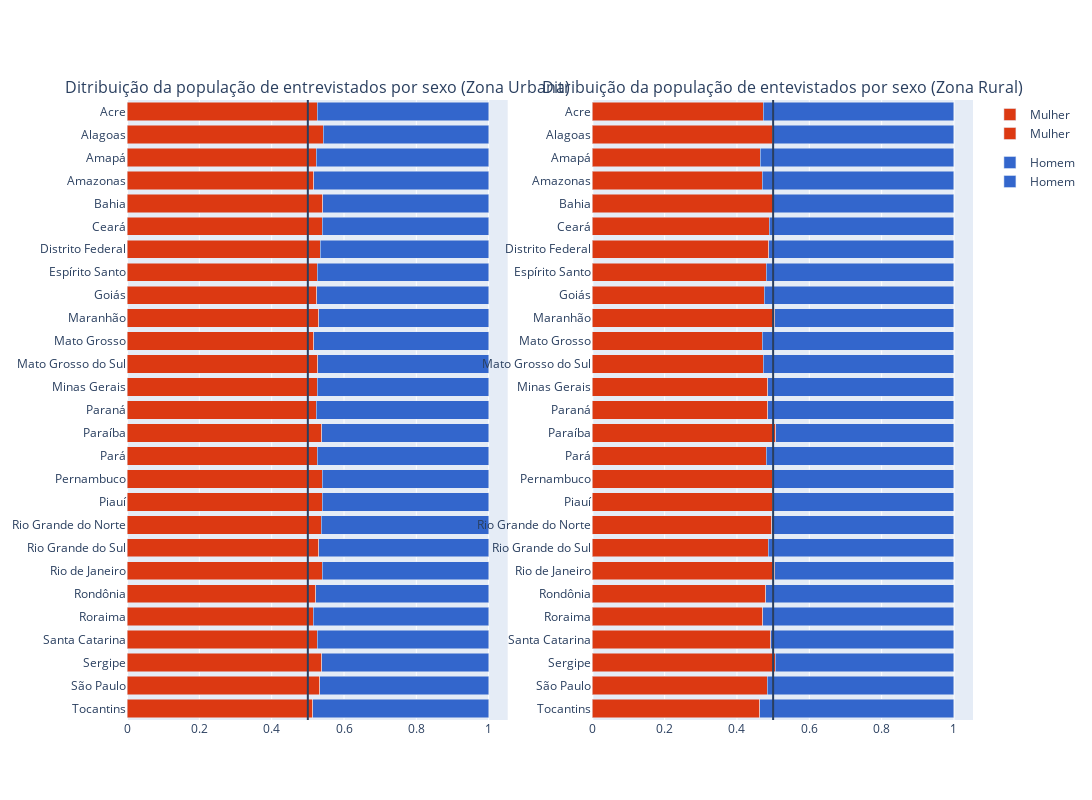

The code cell stored with this chart in its notebook:
### Code cell
fig_urbana = px.bar(df_results.loc[df_results['zona_moradia'] == 'Urbana'].sort_values(by='uf', ascending=False), x="proportion", y="uf", color="sexo", title="Ditribuição da população por sexo (Zona Urbana)",
            color_discrete_sequence=[px.colors.qualitative.G10[1], px.colors.qualitative.G10[0]],height=800, width=600, labels=dict(uf="Estado", sexo="Sexo", proportion="Proporção (%)"))

fig_urbana.update_layout(title_x=0.5, showlegend=False)
fig_urbana.add_vline(x=0.5)


fig_rural = px.bar(df_results.loc[df_results['zona_moradia'] == 'Rural'].sort_values(by='uf', ascending=False), x="proportion", y="uf", color="sexo", title="Ditribuição da população por sexo (Zona Rural)",
            color_discrete_sequence=[px.colors.qualitative.G10[1], px.colors.qualitative.G10[0]],height=800, width=600, labels=dict(uf="Estado", sexo="Sexo", proportion="Proporção (%)"))

fig_rural.update_layout(title_x=0.5, showlegend=False)
fig_rural.add_vline(x=0.5)

fig = make_subplots(rows=1, cols=2, shared_xaxes=True, subplot_titles=["Ditribuição da população de entrevistados por sexo (Zona Urbana)","Ditribuição da população de entevistados por sexo (Zona Rural)"])

# Add the first scatter plot to the first subplot
fig.add_trace(fig_urbana['data'][0], row=1, col=1)
fig.add_trace(fig_urbana['data'][1], row=1, col=1)


# Add the second scatter plot to the second subplot
fig.add_trace(fig_rural['data'][0], row=1, col=2)
fig.add_trace(fig_rural['data'][1], row=1, col=2)

fig.update_layout(barmode='stack', width=1600, height=800)
fig.add_vline(x=0.5)

plotly.offline.plot(fig, filename = './plots/br_distribuicao_populacao_sexo_zona_moradia.html', auto_play=False, auto_open=False)

fig.show()

### Figure 1 — Plotly figure (JSON) as saved in the notebook; plotly's stock layout.template omitted (floating-point values rounded to 4 significant figures)
{"data": [{"alignmentgroup": "True", "hovertemplate": "Sexo=Mulher<br>Proporção (%)=%{x}<br>Estado=%{y}<extra></extra>", "legendgroup": "Mulher", "marker": {"color": "#DC3912", "pattern": {"shape": ""}}, "name": "Mulher", "offsetgroup": "Mulher", "orientation": "h", "showlegend": true, "textposition": "auto", "type": "bar", "x": [0.5142, 0.5323, 0.5388, 0.5256, 0.5148, 0.5216, 0.5404, 0.53, 0.5374, 0.5402, 0.5394, 0.5266, 0.538, 0.5237, 0.5255, 0.5272, 0.5158, 0.5301, 0.5246, 0.5267, 0.5341, 0.5404, 0.5411, 0.5164, 0.5235, 0.5424, 0.5254], "xaxis": "x", "y": ["Tocantins", "São Paulo", "Sergipe", "Santa Catarina", "Roraima", "Rondônia", "Rio de Janeiro", "Rio Grande do Sul", "Rio Grande do Norte", "Piauí", "Pernambuco", "Pará", "Paraíba", "Paraná", "Minas Gerais", "Mato Grosso do Sul", "Mato Grosso", "Maranhão", "Goiás", "Espírito Santo", "Distrito Federal", "Ceará", "Bahia", "Amazonas", "Amapá", "Alagoas", "Acre"], "yaxis": "y"}, {"alignmentgroup": "True", "hovertemplate": "Sexo=Homem<br>Proporção (%)=%{x}<br>Estado=%{y}<extra></extra>", "legendgroup": "Homem", "marker": {"color": "#3366CC", "pattern": {"shape": ""}}, "name": "Homem", "offsetgroup": "Homem", "orientation": "h", "showlegend": true, "textposition": "auto", "type": "bar", "x": [0.4858, 0.4677, 0.4612, 0.4744, 0.4852, 0.4784, 0.4596, 0.47, 0.4626, 0.4598, 0.4606, 0.4734, 0.462, 0.4763, 0.4745, 0.4728, 0.4842, 0.4699, 0.4754, 0.4733, 0.4659, 0.4596, 0.4589, 0.4836, 0.4765, 0.4576, 0.4746], "xaxis": "x", "y": ["Tocantins", "São Paulo", "Sergipe", "Santa Catarina", "Roraima", "Rondônia", "Rio de Janeiro", "Rio Grande do Sul", "Rio Grande do Norte", "Piauí", "Pernambuco", "Pará", "Paraíba", "Paraná", "Minas Gerais", "Mato Grosso do Sul", "Mato Grosso", "Maranhão", "Goiás", "Espírito Santo", "Distrito Federal", "Ceará", "Bahia", "Amazonas", "Amapá", "Alagoas", "Acre"], "yaxis": "y"}, {"alignmentgroup": "True", "hovertemplate": "Sexo=Mulher<br>Proporção (%)=%{x}<br>Estado=%{y}<extra></extra>", "legendgroup": "Mulher", "marker": {"color": "#DC3912", "pattern": {"shape": ""}}, "name": "Mulher", "offsetgroup": "Mulher", "orientation": "h", "showlegend": true, "textposition": "auto", "type": "bar", "x": [0.463, 0.4836, 0.5055, 0.4932, 0.4717, 0.4795, 0.5043, 0.4863, 0.4964, 0.4986, 0.4974, 0.4805, 0.5074, 0.4855, 0.4849, 0.4722, 0.4694, 0.5045, 0.4761, 0.4803, 0.488, 0.4899, 0.5007, 0.47, 0.4649, 0.4987, 0.4727], "xaxis": "x2", "y": ["Tocantins", "São Paulo", "Sergipe", "Santa Catarina", "Roraima", "Rondônia", "Rio de Janeiro", "Rio Grande do Sul", "Rio Grande do Norte", "Piauí", "Pernambuco", "Pará", "Paraíba", "Paraná", "Minas Gerais", "Mato Grosso do Sul", "Mato Grosso", "Maranhão", "Goiás", "Espírito Santo", "Distrito Federal", "Ceará", "Bahia", "Amazonas", "Amapá", "Alagoas", "Acre"], "yaxis": "y2"}, {"alignmentgroup": "True", "hovertemplate": "Sexo=Homem<br>Proporção (%)=%{x}<br>Estado=%{y}<extra></extra>", "legendgroup": "Homem", "marker": {"color": "#3366CC", "pattern": {"shape": ""}}, "name": "Homem", "offsetgroup": "Homem", "orientation": "h", "showlegend": true, "textposition": "auto", "type": "bar", "x": [0.537, 0.5164, 0.4945, 0.5068, 0.5283, 0.5205, 0.4957, 0.5137, 0.5036, 0.5014, 0.5026, 0.5195, 0.4926, 0.5145, 0.5151, 0.5278, 0.5306, 0.4955, 0.5239, 0.5197, 0.512, 0.5101, 0.4993, 0.53, 0.5351, 0.5013, 0.5273], "xaxis": "x2", "y": ["Tocantins", "São Paulo", "Sergipe", "Santa Catarina", "Roraima", "Rondônia", "Rio de Janeiro", "Rio Grande do Sul", "Rio Grande do Norte", "Piauí", "Pernambuco", "Pará", "Paraíba", "Paraná", "Minas Gerais", "Mato Grosso do Sul", "Mato Grosso", "Maranhão", "Goiás", "Espírito Santo", "Distrito Federal", "Ceará", "Bahia", "Amazonas", "Amapá", "Alagoas", "Acre"], "yaxis": "y2"}], "layout": {"annotations": [{"font": {"size": 16}, "showarrow": false, "text": "Ditribuição da população de entrevistados por sexo (Zona Urbana)", "x": 0.225, "xanchor": "center", "xref": "paper", "y": 1, "yanchor": "bottom", "yref": "paper"}, {"font": {"size": 16}, "showarrow": false, "text": "Ditribuição da população de entevistados por sexo (Zona Rural)", "x": 0.775, "xanchor": "center", "xref": "paper", "y": 1, "yanchor": "bottom", "yref": "paper"}], "barmode": "stack", "height": 800, "shapes": [{"type": "line", "x0": 0.5, "x1": 0.5, "xref": "x", "y0": 0, "y1": 1, "yref": "y domain"}, {"type": "line", "x0": 0.5, "x1": 0.5, "xref": "x2", "y0": 0, "y1": 1, "yref": "y2 domain"}], "width": 1600, "xaxis": {"anchor": "y", "domain": [0, 0.45]}, "xaxis2": {"anchor": "y2", "domain": [0.55, 1]}, "yaxis": {"anchor": "x", "domain": [0, 1]}, "yaxis2": {"anchor": "x2", "domain": [0, 1]}}}
